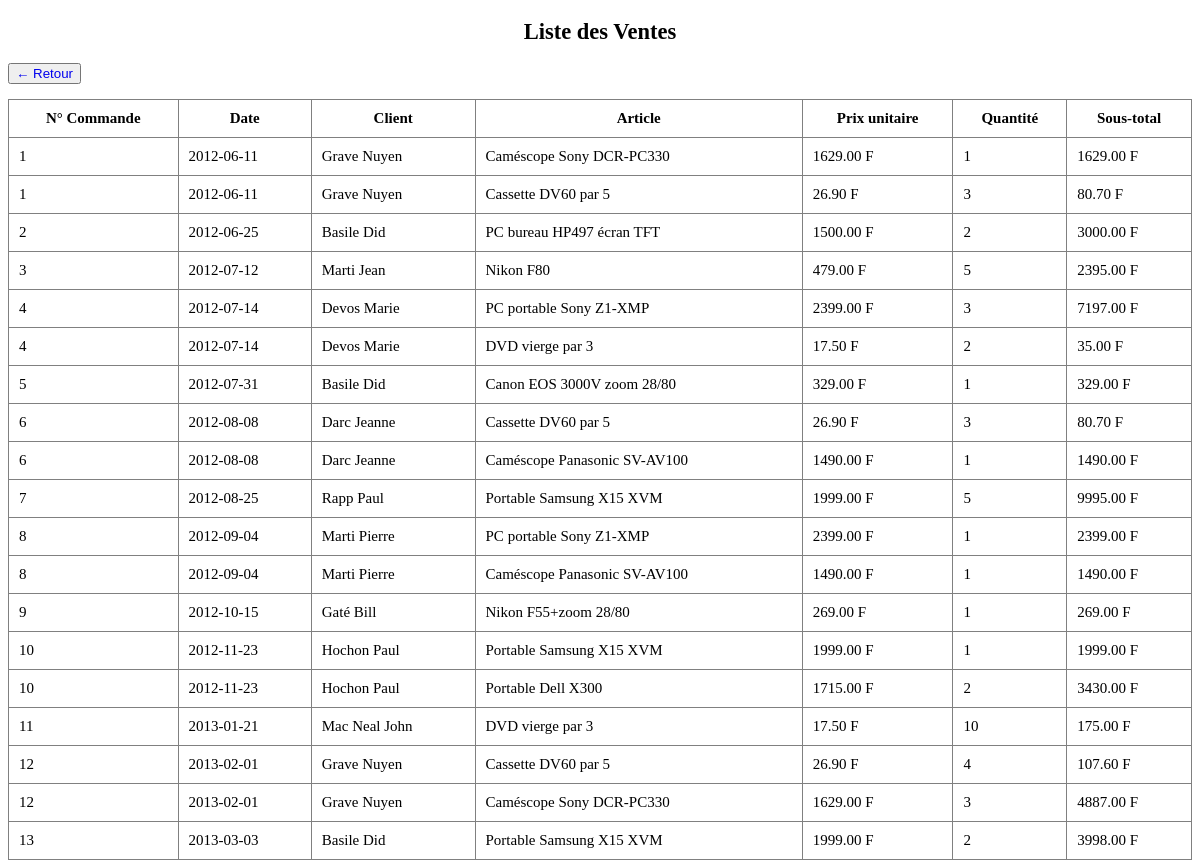
Screenshot of /ventes.php (signed in) with the database file from the repository.
### tables this page shows
CREATE TABLE `commande` (
  `IDcommande` int(11) NOT NULL,
  `Date` date NOT NULL,
  `IDclient` int(11) NOT NULL
);

CREATE TABLE `client` (
  `IDclient` int(11) NOT NULL,
  `Nom` varchar(50) NOT NULL,
  `Prenom` varchar(50) NOT NULL,
  `Age` int(11) UNSIGNED NOT NULL,
  `Mail` varchar(225) DEFAULT NULL,
  `Adresse` varchar(225) NOT NULL,
  `Ville` varchar(50) NOT NULL
);

CREATE TABLE `article` (
  `IDarticle` varchar(5) NOT NULL,
  `designation` varchar(100) NOT NULL,
  `prix` decimal(8,2) NOT NULL,
  `categorie` enum('tous','vidéo','photo','informatique','divers') NOT NULL DEFAULT 'tous'
);

CREATE TABLE `ligne` (
  `IDarticle` varchar(5) NOT NULL,
  `IDcommande` int(11) NOT NULL,
  `Qte_commande` int(11) NOT NULL
);

### ventes.php (the view, shortened to what this page needs)
<?php
$host     = "localhost";
$dbname   = "magasin";
$user     = "root";
$password = "";
$pdo = new PDO("mysql:host=$host;dbname=$dbname;charset=utf8", $user, $password);
$req = $pdo->query("
    SELECT
        commande.IDcommande,
        commande.Date,
        client.Nom,
        client.Prenom,
        article.designation,
        article.prix,
        ligne.Qte_commande,
        (article.prix * ligne.Qte_commande) AS sous_total
    FROM commande
    JOIN client  ON commande.IDclient   = client.IDclient
    JOIN ligne   ON commande.IDcommande = ligne.IDcommande
    JOIN article ON ligne.IDarticle     = article.IDarticle
    ORDER BY commande.IDcommande
");
$ventes = $req->fetchAll();
?>
<!DOCTYPE html>
<html lang="fr">
<head>
    <link rel="stylesheet" href="style.css" />
</head>
<body>
<h2>Liste des Ventes</h2>
<button><a href="index.php">← Retour</a></button>
<table border="1" cellpadding="10" style="width:100%; margin-top:1rem; border-collapse:collapse;">
    <tr>
        <th>N° Commande</th>
        <th>Date</th>
        <th>Client</th>
        <th>Article</th>
        <th>Prix unitaire</th>
        <th>Quantité</th>
        <th>Sous-total</th>
    </tr>
    <?php foreach ($ventes as $v) : ?>
    <tr>
        <td><?= $v['IDcommande'] ?></td>
        <td><?= $v['Date'] ?></td>
        <td><?= $v['Nom'] . " " . $v['Prenom'] ?></td>
        <td><?= $v['designation'] ?></td>
        <td><?= $v['prix'] ?> F </td>
        <td><?= $v['Qte_commande'] ?></td>
        <td><?= $v['sous_total'] ?> F</td>
    </tr>
    <?php endforeach; ?>
</table>
</body>
</html>

### style.css (style rules this page uses)
html, body { height: 100%; font-family: var(--font-body); background: var(--body-bg); color: var(--text-dark); font-size: 15px; background-image: url(Ressources/fonduac); }
a { text-decoration: none; }
h2, h3 { text-align: center; }

### rows the page displays
commande: IDcommande "1", Date "2012-06-11", IDclient.Nom "Grave", IDclient.Prenom "Nuyen", article.designation "Caméscope Sony DCR-PC330", article.prix "1629.00", ligne.Qte_commande "1", sous_total "1629.00", article.designation "Cassette DV60 par 5", article.prix "26.90", ligne.Qte_commande "3", sous_total "80.70"
commande: IDcommande "2", Date "2012-06-25", IDclient.Nom "Basile", IDclient.Prenom "Did", article.designation "PC bureau HP497 écran TFT", article.prix "1500.00", ligne.Qte_commande "2", sous_total "3000.00"
commande: IDcommande "3", Date "2012-07-12", IDclient.Nom "Marti", IDclient.Prenom "Jean", article.designation "Nikon F80", article.prix "479.00", ligne.Qte_commande "5", sous_total "2395.00"
commande: IDcommande "4", Date "2012-07-14", IDclient.Nom "Devos", IDclient.Prenom "Marie", article.designation "PC portable Sony Z1-XMP", article.prix "2399.00", ligne.Qte_commande "3", sous_total "7197.00", article.designation "DVD vierge par 3", article.prix "17.50", ligne.Qte_commande "2", sous_total "35.00"
commande: IDcommande "5", Date "2012-07-31", IDclient.Nom "Basile", IDclient.Prenom "Did", article.designation "Canon EOS 3000V zoom 28/80", article.prix "329.00", ligne.Qte_commande "1", sous_total "329.00"
commande: IDcommande "6", Date "2012-08-08", IDclient.Nom "Darc", IDclient.Prenom "Jeanne", article.designation "Cassette DV60 par 5", article.prix "26.90", ligne.Qte_commande "3", sous_total "80.70", article.designation "Caméscope Panasonic SV-AV100", article.prix "1490.00", ligne.Qte_commande "1", sous_total "1490.00"
commande: IDcommande "7", Date "2012-08-25", IDclient.Nom "Rapp", IDclient.Prenom "Paul", article.designation "Portable Samsung X15 XVM", article.prix "1999.00", ligne.Qte_commande "5", sous_total "9995.00"
commande: IDcommande "8", Date "2012-09-04", IDclient.Nom "Marti", IDclient.Prenom "Pierre", article.designation "PC portable Sony Z1-XMP", article.prix "2399.00", ligne.Qte_commande "1", sous_total "2399.00", article.designation "Caméscope Panasonic SV-AV100", article.prix "1490.00", sous_total "1490.00"
commande: IDcommande "9", Date "2012-10-15", IDclient.Nom "Gaté", IDclient.Prenom "Bill", article.designation "Nikon F55+zoom 28/80", article.prix "269.00", ligne.Qte_commande "1", sous_total "269.00"
commande: IDcommande "10", Date "2012-11-23", IDclient.Nom "Hochon", IDclient.Prenom "Paul", article.designation "Portable Samsung X15 XVM", article.prix "1999.00", ligne.Qte_commande "1", sous_total "1999.00", article.designation "Portable Dell X300", article.prix "1715.00", ligne.Qte_commande "2", sous_total "3430.00"
commande: IDcommande "11", Date "2013-01-21", IDclient.Nom "Mac Neal", IDclient.Prenom "John", article.designation "DVD vierge par 3", article.prix "17.50", ligne.Qte_commande "10", sous_total "175.00"
commande: IDcommande "12", Date "2013-02-01", IDclient.Nom "Grave", IDclient.Prenom "Nuyen", article.designation "Cassette DV60 par 5", article.prix "26.90", ligne.Qte_commande "4", sous_total "107.60", article.designation "Caméscope Sony DCR-PC330", article.prix "1629.00", ligne.Qte_commande "3", sous_total "4887.00"
commande: IDcommande "13", Date "2013-03-03", IDclient.Nom "Basile", IDclient.Prenom "Did", article.designation "Portable Samsung X15 XVM", article.prix "1999.00", ligne.Qte_commande "2", sous_total "3998.00"
